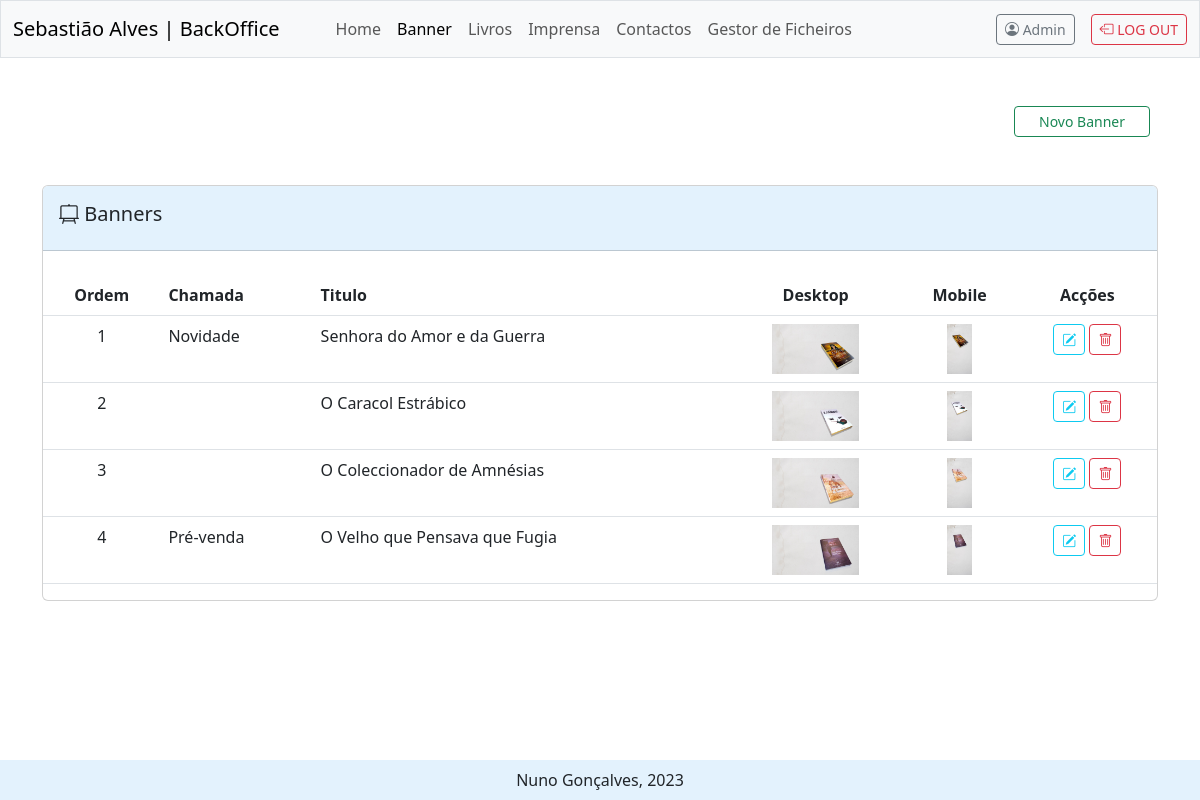
Screenshot of /admin/views/banners.php (signed in) with the database file from the repository.
### tables this page shows
CREATE TABLE `banners` (
  `id` int(11) NOT NULL,
  `pos` int(11) NOT NULL,
  `chamada` varchar(100) DEFAULT NULL,
  `titulo` text NOT NULL,
  `texto` longtext DEFAULT NULL,
  `link` varchar(100) DEFAULT NULL,
  `img_mobile` varchar(150) NOT NULL,
  `img_desktop` varchar(150) NOT NULL
);

### admin/modules/sql.php (called while the page is built, shortened)
<?php
    $pdo = new PDO("mysql:dbname=".$base_dados["dbname"].";host=".$base_dados["host"], $base_dados["user"], $base_dados["password"]);
    function selectSQL($sql){
        global $pdo;
        $query = $pdo -> query($sql);
        return $query->fetchAll(PDO::FETCH_ASSOC);
    }
?>

### admin/views/banners.php (the view, shortened to what this page needs)
<?php
    require_once "../modules/config.php";
    require_once "../modules/sql.php";
    $banners = selectSQL("SELECT * FROM banners ORDER BY pos ASC");
?>
    <?php require "../components/head.php"; ?>
    <?php require "../components/navbar.php"; ?>
    <main class="container">
            <div class="row">
                <div class="col-12 mt-5 d-flex justify-content-end">
                    <a href="banner.php" type="submit" class="btn btn-sm btn-outline-success mx-2 px-4">Novo Banner</a>
                </div>
            </div>
            <div class="row">
                 <div class="col-12">
                    <div class="card my-5">
                        <div class="card-header py-3" style="background-color: #e3f2fd;">
                            <h5><i class="bi bi-easel2"></i> Banners</h5>
                        </div>
                        <table class="table table-hover mt-4">
                            <thead>
                                <tr>
                                    <th scope="col" class="text-center">Ordem</th>
                                    <th scope="col">Chamada</th>
                                    <th scope="col">Titulo</th>
                                    <th scope="col" class="text-center">Desktop</th>
                                    <th scope="col" class="text-center">Mobile</th>
                                    <th scope="col" class="text-center">Acções</th>
                            </tr>
                        </thead>
                        <tbody>
                            <?php foreach($banners as $b): ?>
                                <tr>
                                    <td class="text-center"><?= $b["pos"]; ?></td>
                                    <td><?= $b["chamada"]; ?></td>
                                    <td><?= $b["titulo"]; ?></td>
                                    <td class="text-center"><img src="<?= $b["img_desktop"]; ?>" height="50px"></td>
                                    <td class="text-center"><img src="<?= $b["img_mobile"]; ?>" height="50px"></td>
                                    <td class="text-center">
                                        <a href="banner.php?id=<?= $b['id']; ?>" class="btn btn-sm btn-outline-info"><i class="bi bi-pencil-square"></i></a>
                                        <a href="../modules/banner_apagar.php?id=<?= $b['id']; ?>" class="btn btn-sm btn-outline-danger"><i class="bi bi-trash"></i></a>
                                    </td>
                                </tr>
                                <?php endforeach; ?>
                            </tbody>
                        </table>
                    </div>
                </div>
            </div>
    </main>
    <?php require "../components/footer.php"; ?>
</html>

### admin/components/head.php (shortened to what this page needs)
<!DOCTYPE html>
<html lang="pt">
<head>
    <link href="https://cdn.jsdelivr.net/npm/bootstrap@5.3.0-alpha2/dist/css/bootstrap.min.css" rel="stylesheet">
    <link rel="stylesheet" href="https://cdn.jsdelivr.net/npm/bootstrap-icons@1.10.4/font/bootstrap-icons.css">
    <link rel="stylesheet" href="/admin/css/style.css">
</head>
<body class="d-flex flex-column min-vh-100">

### admin/components/navbar.php
<?php
$url = $_SERVER['REQUEST_URI'];
$url = explode('/', $url);
$url = end($url);
$url = substr($url, 0, strpos($url, "."));
?>
<header>
    <nav class="navbar navbar-expand-lg border border-bottom bg-light">
        <div class="container-fluid">
            <a class="navbar-brand me-5" href="">Sebastião Alves | BackOffice </a>
            <div class="collapse navbar-collapse" id="navbarSupportedContent">
                <ul class="navbar-nav me-auto mb-2 mb-lg-0">
                    <li class="nav-item">
                        <a class="nav-link <?= ($url=='home') ? 'active': '' ?>" href="../views/home.php">Home</a>
                    </li>
                    <li class="nav-item">
                        <a class="nav-link <?= ($url=='banners' || $url=='banner') ? 'active': '' ?>" href="../views/banners.php">Banner</a>
                    </li>
                    <li class="nav-item">
                        <a class="nav-link <?= ($url=='livros' || $url =='livro') ? 'active': '' ?>" href="../views/livros.php">Livros</a>
                    </li>
                    <li class="nav-item">
                        <a class="nav-link <?= ($url=='blog') ? 'active': '' ?>" href="../views/blog.php">Imprensa</a>
                    </li>
                    <li class="nav-item">
                        <a class="nav-link <?= ($url=='contactos') ? 'active': '' ?>" href="../views/contactos.php">Contactos</a>
                    </li>
                    <li class="nav-item">
                        <a class="nav-link <?= ($url=='gestor_ficheiros') ? 'active': '' ?>" href="../views/gestor_ficheiros.php">Gestor de Ficheiros</a>
                    </li>
                </ul>
                <form class="d-flex" role="log-out">
                    <a href="../views/user.php" class="btn btn-sm btn-outline-secondary mx-3"><i class="bi bi-person-circle"></i> <?= $_SESSION["user"]["nome"] ?></a>
                    <a href="../modules/login/logout.php" class="btn btn-sm btn-outline-danger"><i class="bi bi-box-arrow-left"></i> LOG OUT</a>
                </form>
            </div>
        </div>
    </nav>
</header>

### admin/components/footer.php (shortened to what this page needs)
    <footer class="container-fluid mt-auto" style="background-color: #e3f2fd;">
        <div class="row">
            <div class="col text-center fs-6 py-2">
                Nuno Gonçalves, 2023
            </div>
        </div>
    </footer>
</body>

### rows the page displays
banners: pos "1", chamada "Novidade", titulo "Senhora do Amor e da Guerra", img_desktop (picture), img_mobile (picture)
banners: pos "2", titulo "O Caracol Estrábico", img_desktop (picture), img_mobile (picture)
banners: pos "3", titulo "O Coleccionador de Amnésias", img_desktop (picture), img_mobile (picture)
banners: pos "4", chamada "Pré-venda", titulo "O Velho que Pensava que Fugia", img_desktop (picture), img_mobile (picture)

### other values shown
$_SESSION["user"]["nome"] "Admin"
